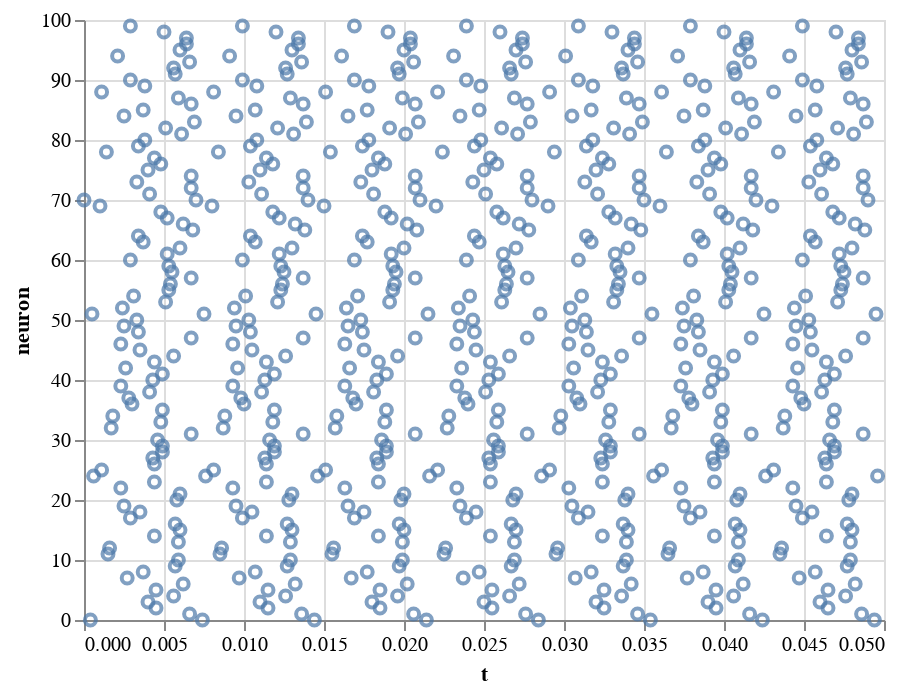

This figure's notebook cell:
### Markdown cell above
Also altair lets us plot the thing even without transforming the type before as long as you specify that its a quantitative variable (`:Q` tag).

### Code cell
alt.Chart(spikes_long)\
.mark_point()\
.encode(x = 't:Q', y = 'neuron:Q')

### Figure 1 — Vega-Lite specification as saved in the notebook (floating-point values rounded to 4 significant figures; data arrays with more than 128 entries replaced by an {"elided": "..."} marker saying what was removed)
{"config": {"view": {"continuousWidth": 400, "continuousHeight": 300}}, "data": {"name": "data-de471a2d835b93f5915f23faee43e12a"}, "mark": "point", "encoding": {"x": {"type": "quantitative", "field": "t"}, "y": {"type": "quantitative", "field": "neuron"}}, "$schema": "https://vega.github.io/schema/vega-lite/v4.8.1.json", "datasets": {"data-de471a2d835b93f5915f23faee43e12a": {"elided": "704 records"}}}
